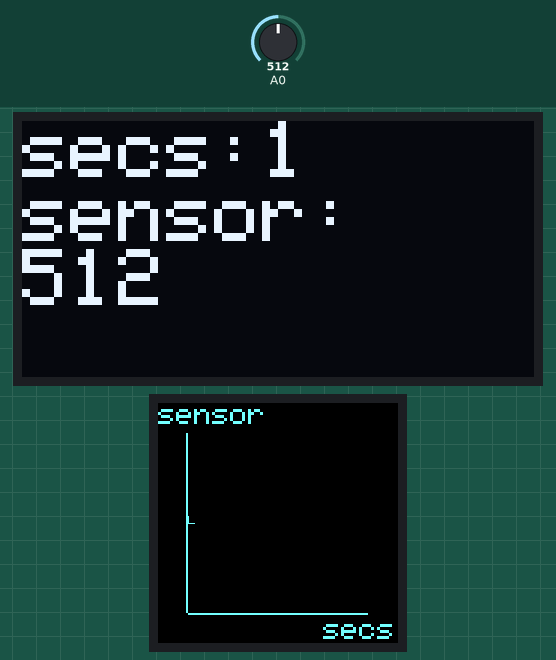
This sketch was run on a simulated Arduino Uno, built with avr-gcc and run on an emulated ATmega328P. Shown: 128×64 one-colour display, 240×240 colour display. The inputs (shaded band) are chosen by the test bench; at power-on: A0 = 512. What the sketch prints to the serial monitor is not drawn.

Above: at 1.4 s.
1.5 s: A0 set to 716
At 2.84 s:
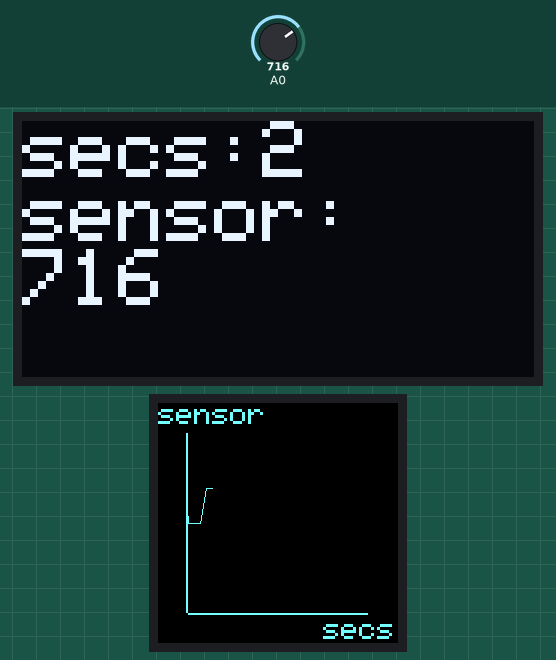
3.1 s: A0 set to 900
At 4.75 s:
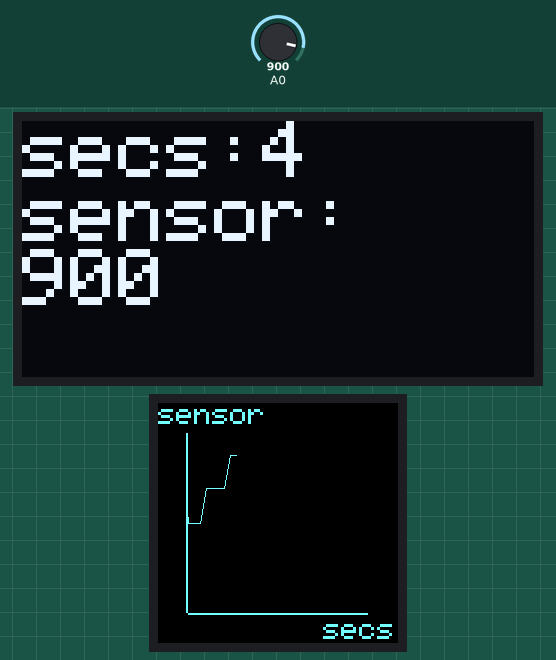
5.0 s: A0 set to 0
At 6.1 s:
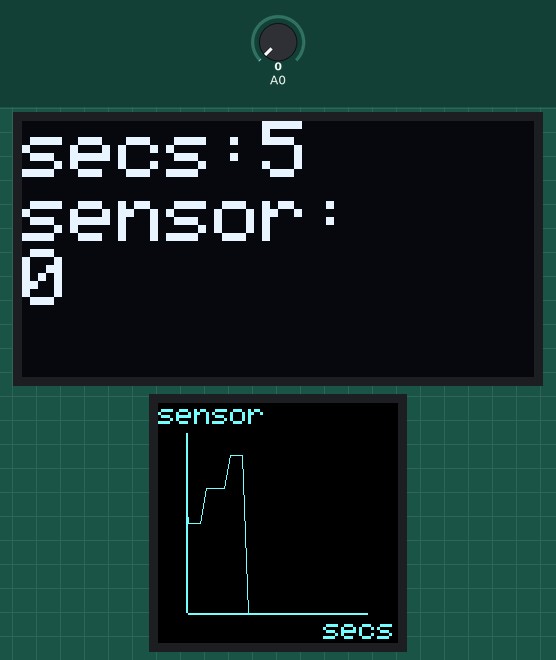
Timing chart, 0 to 8.0 s (numbered marks = the images above; inputs shaded):
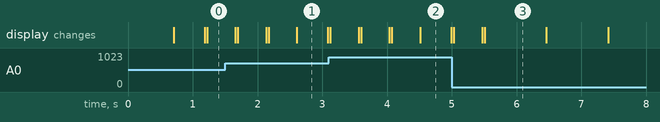

Measured:
- what the display in image 3 shows lasts 1.0 s, from 5.5 s to 6.5 s

The sketch:

week2-line-chart.ino
```cpp
/*
 * Adapts TFT ST7789 example from:
 * https://github.com/tigoe/display-examples/blob/main/TFT_Examples/ST7789/ST7789_Text_Example/ST7789_Text_Example.ino
 * As well as OLED SSD1306 example:
 * https://github.com/tigoe/display-examples/blob/main/OLED_Examples/SSD1306_OLED_Example/SSD1306_OLED_Example.ino
 */

#include <Wire.h>
// load Adafruit libraries
#include <Adafruit_SSD1306.h>
#include <Adafruit_GFX.h>
#include <Adafruit_ST7789.h>

const int SCREEN_WIDTH = 128; // OLED display width, in pixels
const int SCREEN_HEIGHT = 64; // OLED display height, in pixels

// TFT control pins:
// setting CS to -1 because of MakerFocus 1.3" not having CS pin
const int TFT_CS =  -1;
const int TFT_RST = 9;
const int TFT_DC = 8;
// TFT screen size
const int TFT_WIDTH = 240;
const int TFT_HEIGHT = 240;
// canvas size
const int padding = 30;
const int CANVAS_SIZE = TFT_WIDTH - 2 * padding;

// initialize the oled:
Adafruit_SSD1306 oled(SCREEN_WIDTH, SCREEN_HEIGHT);
// initialize tft
Adafruit_ST7789 tft = Adafruit_ST7789(TFT_CS, TFT_DC, TFT_RST);

// offscreen buffer for TFT which has a really slow refresh rate
GFXcanvas1 canvas(CANVAS_SIZE, CANVAS_SIZE);

// colors
int fontColor = 0x6677FF;  // light blue
int bgColor = 0x0;         // black

// array for remembering past values
const int bandWidth = 6;
const int numPoints = CANVAS_SIZE / bandWidth;
int values[numPoints];
int valueIndex = 0;
int prevValue = 0;

void setup() {
  // initialize serial and wait for serial monitor to open:
  Serial.begin(9600);
  if (!Serial) delay(3000);
  // first parameter of begin() sets voltage source.
  // SSD1306_SWITCHCAPVCC is for 3.3V
  // second parameter is I2C address, which is
  // 0x3C, or 3D for some 128x64 modules:
  if (!oled.begin(SSD1306_SWITCHCAPVCC, 0x3C)) {
    Serial.println("oled setup failed");
    while (true);
  }

  // initialize tft with SPI_MODE3 bc device doesn't have CS pin
  tft.init(TFT_WIDTH, TFT_HEIGHT, SPI_MODE3);
  tft.setRotation(2);

  oled.setTextSize(2);
  oled.setTextColor(SSD1306_WHITE);

  // clear the tft:
  tft.fillScreen(bgColor);
  // set the text color to teal:
  tft.setTextColor(fontColor);
  tft.setTextSize(3);
  canvas.setTextSize(3);

  // print unchanging text
  tft.setCursor(0, 0);
  tft.print("sensor");
  tft.setCursor(165, 215);
  tft.print("secs");

  // print tft chart lines
  tft.drawFastVLine(padding - 1, padding, CANVAS_SIZE, fontColor);
  tft.drawFastVLine(padding - 2, padding, CANVAS_SIZE, fontColor);
  tft.drawFastHLine(padding, padding + CANVAS_SIZE, CANVAS_SIZE, fontColor);
  tft.drawFastHLine(padding, padding + CANVAS_SIZE + 1, CANVAS_SIZE, fontColor);

  Serial.println("oled is good to go");
  Serial.println("tft is good to go");
}

void loop() {
  int sensorReading = analogRead(A0);

  // first display OLED
  oled.clearDisplay();

  oled.setCursor(0, 0);
  oled.print("secs:");
  oled.println(millis() / 1000);

  oled.println("sensor:");
  oled.println(sensorReading);

  oled.display();

  delay(10);

  // then TFT
  // clear the canvas with a rect in the background color:
  canvas.fillRect(0, 0, canvas.width(), canvas.height(), bgColor);

  // if we need to wrap around in the array, remember value we're about to replace
  prevValue = values[valueIndex];
  // map sensor reading to screen position, store in values array
  values[valueIndex % numPoints] = map(sensorReading, 0, 1023, CANVAS_SIZE, 0);

  // starting point for looping through the array
  int start = max((valueIndex - numPoints) % numPoints, 0);

  // loop through and draw past values
  for (int i = 0; i < numPoints; i += 1) {
    if (i > valueIndex) continue;

    int x0 = (i - 1) * bandWidth;
    int x = i * bandWidth;

    int startIndex = (start + i) % numPoints;
    int y0 = values[startIndex - 1];
    int y = values[startIndex];

    canvas.drawLine(x0, y0, x, y, fontColor);
  }

  // update the tft with the canvas:
  tft.drawBitmap(padding, padding, canvas.getBuffer(),
                     canvas.width(), canvas.height(),
                     fontColor, bgColor);

  // increment index
  valueIndex += 1;

  delay(10);
}
```
